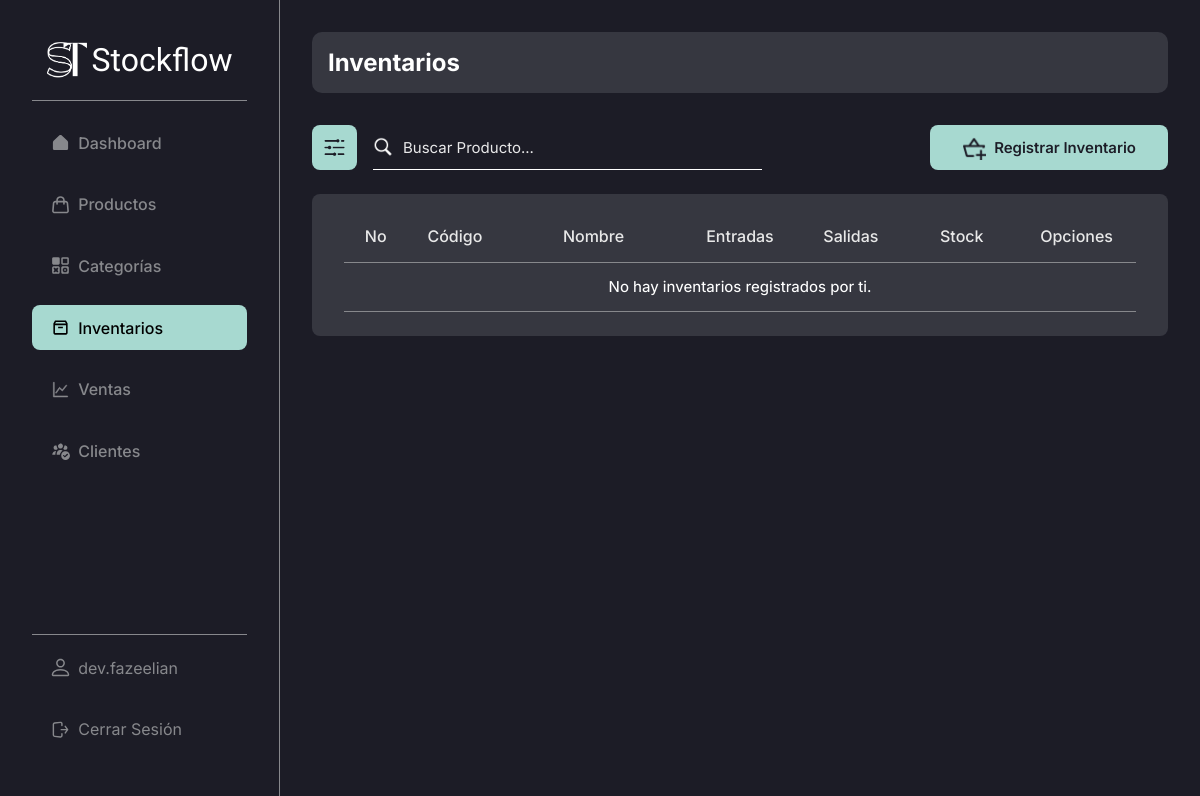
The app's page /admin/inventories/ (signed in), older data.
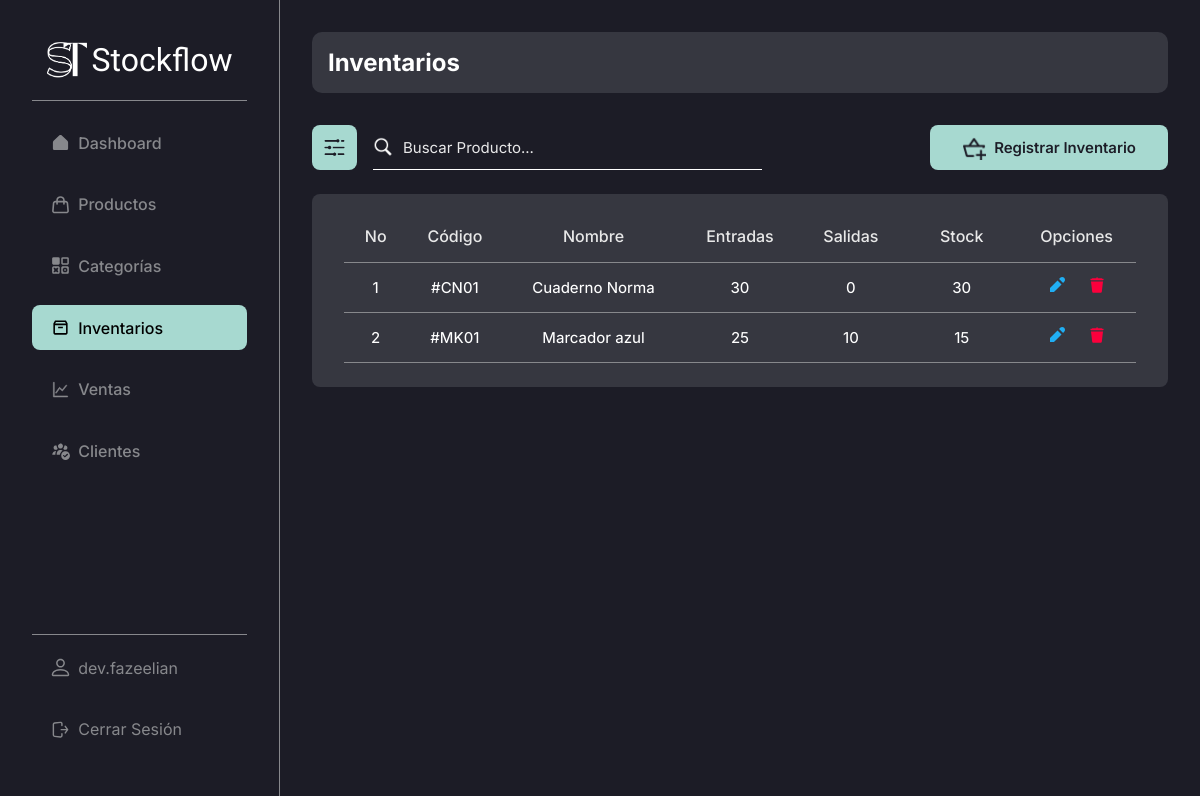
The same page, newer data.
### stockflow/models.py (models this page shows, shortened)
class User(db.Model):
    id = db.Column(db.Integer, primary_key = True) # Primary key
    email = db.Column(db.String(255), unique = True, nullable = False)
    username = db.Column(db.String(20), unique = True, nullable = False)
    names = db.Column(db.String(50), nullable = True, default="")
    last_names = db.Column(db.String(50), nullable = True, default="")
    password = db.Column(db.Text, nullable = False)
    profile_photo = db.Column(db.String(255), nullable=True, default="")

class Inventory(db.Model):
    id = db.Column(db.Integer, primary_key = True) # Primary key
    created_by = db.Column(db.Integer, db.ForeignKey("user.id"), nullable = False) # Foreign key
    product_id = db.Column(db.Integer, db.ForeignKey("product.id"), nullable = False) # Foreign key
    inflows = db.Column(db.Integer, nullable = False)
    outflows = db.Column(db.Integer, nullable = True, default = 0)
    stock = db.Column(db.Integer, nullable = False, default = 0)
    product = db.relationship('Product', backref='inventory', lazy=True)

class Product(db.Model):
    id = db.Column(db.Integer, primary_key = True) # Primary key
    created_by = db.Column(db.Integer, db.ForeignKey("user.id"), nullable = False) # Foreign key
    name = db.Column(db.String(100), nullable = False)
    code = db.Column(db.String(10), nullable=False)
    category_id = db.Column(db.Integer, db.ForeignKey("category.id"), nullable = False) # Foreign key
    price = db.Column(db.Integer, nullable = False)
    image = db.Column(db.String(255), nullable = True)
    category = db.relationship('Category', backref='products', lazy=True)

### stockflow/modules/inventory.py (the view)
@bp.route("/", methods = ("GET", "POST"))
@login_required
def index():
    query = ""
    inventories = []
    if request.method == "POST":
        query = request.form.get("searchInventory", "")
        inventories = Inventory.query.join(Product).filter(
            (
                Product.name.ilike(f"%{query}%") |  # Searching by product name
                Product.code.ilike(f"%{query}%")    # Searching by product code
            )
        ).all()
    else:
        inventories = Inventory.query.filter(Inventory.created_by == g.user.id).all()
    return render_template("modules/inventories/index.html", inventories = inventories, query=query)

### stockflow/auth.py (called while the page is built)
def login_required(view):
    @functools.wraps(view)
    def wrapped_view(**kwargs):
        if g.user is None:
            message = "Debes iniciar sesión"
            flash(message)
            return redirect(url_for("auth.login"))
        return view(**kwargs)
    return wrapped_view

@bp.before_app_request # Execute the next function in every request, every page
def load_logged_in_user():
    user_id = session.get("user_id")
    if user_id is None:
        g.user = None
    else:
        g.user = User.query.get_or_404(user_id)

### stockflow/templates/modules/inventories/index.html (shortened to what this page needs)
{% extends 'base-admin.html' %}
{% block content %}
    <head>
        <link rel="stylesheet" href="{{ url_for('static', filename='css/modules/inventories.css') }}">
    </head>
    <div class="content-group inter bg-black-light">
        <h2 class="color-white inter">Inventarios</h2>
    </div>
    <div class="top-page">
        <div class="cont-search">
            <button class="btn-search-filter bg-turquese-light-blue">
                <img src="{{ url_for('static', filename='img/icons/filter.png') }}" alt="">
            </button>
            <form action="{{ url_for('admin/inventories.index') }}" method="post" class="search-bar">
                <img src="{{ url_for('static', filename='img/icons/search.png') }}" alt="">
                <input type="text" class="color-white inter" name="searchInventory" value="{{ query }}" id="search" placeholder="Buscar Producto...">
            </form>
        </div>
        <div class="cont-create" style="gap: 1rem;">
            <a href="{{ url_for('admin/inventories.new') }}" class="btn-create bg-turquese-light-blue color-black inter">
                <img src="{{ url_for('static', filename='img/icons/add-inventory.png') }}" alt="">
                <h2>Registrar Inventario</h2>
            </a>
        </div>
    </div>
    <table class="table inter bg-black-light">
        <thead>
            <tr class="thead color-white-gray">
                <th class="th th-no-inv">No</th>
                <th class="th th-code-inv">Código</th>
                <th class="th th-name-inv">Nombre</th>
                <th class="th th-inflows-inv">Entradas</th>
                <th class="th th-outflows-inv">Salidas</th>
                <th class="th th-stock-inv">Stock</th>
                <th class="th th-options-inv">Opciones</th>
            </tr>
        </thead>
        <tbody>
            {% if inventories %}
                {% for inventory in inventories | reverse %}
                    {% if g.user.id == inventory.created_by %}
                        <tr class="tbody">
                            <td class="td td-no-inv">{{ loop.index }}</td>
                            <td class="td td-code-inv">#{{ inventory.product.code }}</td>
                            <td class="td td-name-inv">{{ inventory.product.name }}</td>
                            <td class="td td-inflows-inv">{{ inventory.inflows }}</td>
                            <td class="td td-outflows-inv">{{ inventory.outflows }}</td>
                            <td class="td td-stock-inv">{{ inventory.stock }}</td>
                            <td class="td td-options-inv">
                                <a href="{{ url_for('admin/inventories.update', id = inventory.id) }}">
                                    <svg
                                        xmlns="http://www.w3.org/2000/svg"
                                        viewBox="0 0 16 16"
                                        fill="#20AEF3"
                                    >
                                        <path
                                            d="M12.527 7.473L8.527 3.473 1 11 1 15 5 15zM11.172.828l-1.065 1.065 4 4 1.065-1.065c1.105-1.105 1.105-2.895 0-4l0 0C14.067-.276 12.276-.276 11.172.828z"
                                        />
                                    </svg>
                                </a>
                                <a href="{{ url_for('admin/inventories.delete', id = inventory.id) }}">
                                </a>
                            </td>
                        </tr>
                        {% else %}
                        <tr class="tbody">
                            <td class="td" style="width: 100%;">No hay inventarios registrados por ti.</td>
                        </tr>
                    {% endif %}
                {% endfor %}
            {% else %}
                {% if query %}
                    <tr class="tbody">
                        <td class="td" style="width: 100%;">Producto no encontrado: {{ query }}</td>
                    </tr>
                {% else %}
                    <tr class="tbody">
                        <td class="td" style="width: 100%;">No hay inventarios registrados por ti.</td>
                    </tr>
                {% endif %}
            {% endif %}
        </tbody>
    </table>
{% endblock %}

### stockflow/templates/base-admin.html (shortened to what this page needs)
<!DOCTYPE html>
<html lang="es">
<head>
    <link rel="stylesheet" href="{{ url_for('static', filename='css/global.css') }}">
    <link rel="stylesheet" href="{{ url_for('static', filename='css/base.css') }}">
    <link rel="stylesheet" href="{{ url_for('static', filename='css/tables.css') }}">
    <link rel="stylesheet" href="{{ url_for('static', filename='css/search.css') }}">
    <link rel="stylesheet" href="{{ url_for('static', filename='css/form.css') }}">
</head>
<body>
    <aside class="side-bar inter bg-black br-gray-1">
        <section class="side-bar-main">
            <h1 class="afacad">
                <a href="{{ url_for('admin.dashboard') }}" class="color-white">
                    <img src="{{ url_for('static', filename='img/logo.png') }}" alt="">
                    Stockflow
                </a>
            </h1>
            <br>
            <div class="side-bar-divider" />
            <nav class="side-nav-bar">
                <a
                    href="{{ url_for('admin.dashboard') }}"
                    class="item-side-nav-bar inter {% if request.endpoint == 'admin.dashboard' %}item-side-nav-bar--active{% endif %}"
                >
                    Dashboard
                </a>
                <a
                    href="{{ url_for('admin/products.index') }}"
                    class="item-side-nav-bar inter {% if request.endpoint == 'admin/products.index' %}item-side-nav-bar--active{% endif %}"
                >
                    Productos
                </a>
                <a
                    href="{{ url_for('admin/products/categories.index') }}"
                    class="item-side-nav-bar inter {% if request.endpoint == 'admin/products/categories.index' %}item-side-nav-bar--active{% endif %}"
                >
                    Categorías
                </a>
                <a
                    href="{{ url_for('admin/inventories.index') }}"
                    class="item-side-nav-bar inter {% if request.endpoint == 'admin/inventories.index' %}item-side-nav-bar--active{% endif %}"
                >
                    Inventarios
                </a>
                <a
                    href="{{ url_for('admin/sales.index') }}"
                    class="item-side-nav-bar inter {% if request.endpoint == 'admin/sales.index' %}item-side-nav-bar--active{% endif %}"
                >
                    Ventas
                </a>
                <a
                    href="{{ url_for('admin/customers.index') }}"
                    class="item-side-nav-bar inter {% if request.endpoint == 'admin/customers.index' %}item-side-nav-bar--active{% endif %}"
                >
                    Clientes
                </a>
            </nav>
        </section>
        <footer class="side-bar-footer" style="flex-direction: column;">
            <a
                href="{{ url_for('admin.profile') }}"
                class="item-side-nav-bar inter {% if request.endpoint == 'admin.profile' %}item-side-nav-bar--active{% endif %}"
            >
                {{ g.user.username }}
            </a>
            <a href="{{ url_for('auth.logout') }}" class="item-side-nav-bar inter">
                Cerrar Sesión
            </a>
        </footer>
    </aside>
    <main class="page-content bg-black">
        {% block content %}{% endblock %}
    </main>
</body>
</html>

### stockflow/static/css/global.css (style rules this page uses)
* { box-sizing: border-box; padding: 0; margin: 0; }
body { display: flex; width: 100%; height: 100%; }
a { text-decoration: none; }
.page-content { display: flex; width: 100%; height: 100%; min-height: 100vh; margin-left: 280px; flex-direction: column; color: white; padding: 2rem; }
.content-group { display: flex; width: 100%; padding: 1rem; border-radius: 10px; }
.bg-black { background-color: #1C1C26; }
.bg-black-light { background-color: #363740; }
.bg-turquese-light-blue { background-color: #A7D9D0; }
.color-black { color: #1C1C26; }
.color-white { color: #FFF; }
.color-white-gray { color: #E8E8E8; }
.inter { font-family: "Inter", sans-serif; font-optical-sizing: auto; font-style: normal; }
.afacad { font-family: "Afacad", sans-serif; font-optical-sizing: auto; font-style: normal; }
.br-gray-1 { border-right: 1px solid #87888C; }

### stockflow/static/css/base.css (style rules this page uses)
.side-bar { display: flex; position: fixed; z-index: 1; top: 0; left: 0; width: 280px; flex-direction: column; height: 100vh; padding: 2.5rem 2rem 2rem; justify-content: space-between; }
.side-bar h1 { text-align: center; font-weight: 500; }
.side-bar h1 a { display: flex; font-size: 2.3rem; align-items: center; justify-content: center; gap: 5px; }
.side-bar h1 a img { width: 40px; height: 40px; }
.side-bar-main { display: flex; width: 100%; height: auto; flex-direction: column; }
.side-nav-bar { display: flex; width: 100%; height: auto; list-style: none; flex-direction: column; margin-top: 20px; }
.side-nav-bar a { font-weight: 500; }
.item-side-nav-bar, .item-side-nav-bar--active { display: flex; width: 100%; height: auto; padding: 1rem 1.5rem 1rem; border-radius: 8px; margin-bottom: 1rem; text-decoration: none; align-items: center; gap: 10px; }
.item-side-nav-bar { color: #87888C; }
.item-side-nav-bar--active { color: black; background-color: #A7D9D0; }
.item-side-nav-bar--active svg { color: black !important; }
.item-side-nav-bar svg, .item-side-nav-bar--active svg { width: 20px; height: 20px; }
.item-side-nav-bar svg { color: #87888C !important; }
.side-bar-divider { display: flex; width: 100%; height: 1px; background-color: #87888C; }
.side-bar-footer { display: flex; width: 100%; min-height: 1px; border-top: 1px solid #87888C; align-items: center; justify-content: center; padding-top: 10px; }
@media screen and (max-width: 1440px) { .side-bar h1 a { font-size: 2rem; } }
@media screen and (max-width: 1440px) { .item-side-nav-bar, .item-side-nav-bar--active { padding: 0.8rem 1.2rem 0.8rem; gap: 8px; } }
@media screen and (max-width: 1440px) { .item-side-nav-bar svg, .item-side-nav-bar--active svg { width: 19px; height: 19px; } }

### stockflow/static/css/tables.css (style rules this page uses)
.table { display: flex; width: 100%; height: auto; margin: 2rem 0 2rem; flex-direction: column; border-radius: 8px; padding: 0 1.7rem 2rem; }
.thead { display: flex; width: 100%; height: auto; justify-content: space-between; padding: 1rem 0 0; border-bottom: 1px solid #87888C; }
.th { display: flex; width: auto; height: auto; padding: 1rem; font-size: 18px; justify-content: center; align-items: center; font-weight: 500; }
.tbody { display: flex; width: 100%; height: 100%; justify-content: space-between; border-bottom: 1px solid #87888C; }
.td { display: flex; width: auto; height: auto; font-size: 16px; justify-content: center; align-items: center; text-align: center; padding: 1rem 0 1rem; font-weight: 450; }
.td svg { width: 18px; height: 18px; }
@media screen and (max-width: 1440px) { .table { margin: 1.5rem 0 1.5rem; padding: 0 2rem 1.5rem; } }
@media screen and (max-width: 1440px) { .th { font-size: 16px; } }
@media screen and (max-width: 1440px) { .td { font-size: 15px; padding: 0.9rem 0 0.9rem; } }
@media screen and (max-width: 1440px) { .td svg { width: 16px; height: 16px; } }

### stockflow/static/css/modules/inventories.css (style rules this page uses)
.th-no-inv, .td-no-inv { width: 8%; }
.th-code-inv, .td-code-inv { width: 12%; }
.th-name-inv, .td-name-inv { width: 23%; }
.th-inflows-inv, .td-inflows-inv { width: 14%; }
.th-outflows-inv, .td-outflows-inv { width: 14%; }
.th-stock-inv, .td-stock-inv { width: 14%; }
.th-options-inv, .td-options-inv { width: 15%; }
.td-options-inv { gap: 1.5rem; }

Row changes from the older to the newer data that the page shows:
added Inventory: product.code "CN01", product.name "Cuaderno Norma", inflows "30", outflows "0", stock "30"
added Inventory: product.code "MK01", product.name "Marcador azul", inflows "25", outflows "10", stock "15"
Text that changed along with them:
text no longer shown: "No hay inventarios registrados por ti."
